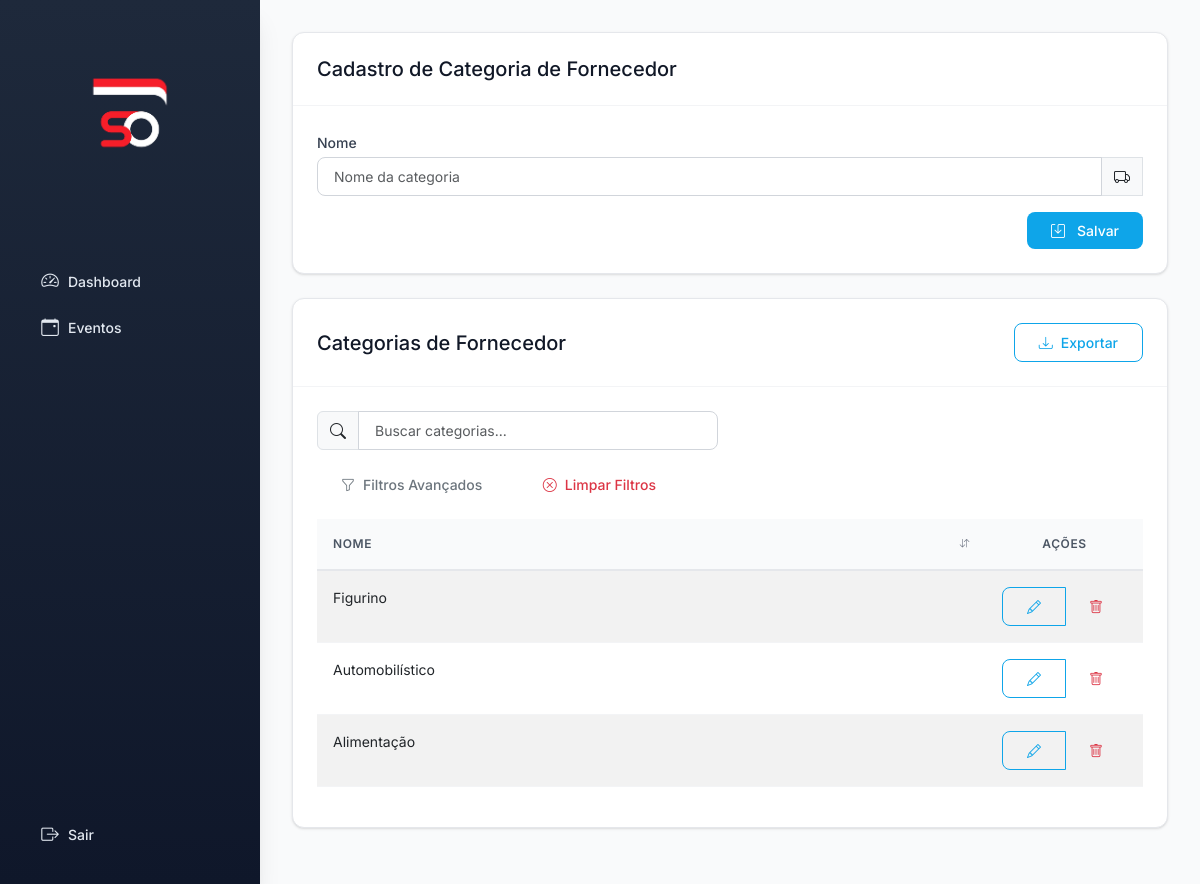
Screenshot of /cadastros/categorias-fornecedor with the database file from the repository.
### models.py (models this page shows)
class CategoriaFornecedor(db.Model):
    __tablename__ = 'categoria_fornecedor'
    id_categoria_fornecedor = db.Column(db.Integer, primary_key=True)
    nome = db.Column(db.String, nullable=False)
    fornecedores = db.relationship('Fornecedor', backref='categoria')

### app.py (the view)
@app.route('/cadastros/categorias-fornecedor', methods=['GET', 'POST'])
def cadastrar_categoria_fornecedor():
    form = CategoriaFornecedorForm()
    if form.validate_on_submit():
        nova = CategoriaFornecedor(nome=form.nome.data)
        db.session.add(nova)
        db.session.commit()
        flash('Categoria cadastrada com sucesso!', 'success')
        return redirect(url_for('cadastrar_categoria_fornecedor'))
    categorias = CategoriaFornecedor.query.all()
    return render_template('categorias_fornecedor.html', form=form, categorias=categorias)

### forms.py
class CategoriaFornecedorForm(FlaskForm):
    nome = StringField('Nome', validators=[InputRequired()])

### templates/categorias_fornecedor.html (shortened to what this page needs)
{% extends 'base.html' %}
{% block content %}
<div class="card mb-4">
    <div class="card-header d-flex justify-content-between align-items-center">
        <h5 class="mb-0">Cadastro de Categoria de Fornecedor</h5>
    </div>
    <div class="card-body">
        <form method="POST" class="needs-validation" novalidate>
            <div class="mb-3">
                {{ form.nome.label(class="form-label") }}
                <div class="input-group">
                    {{ form.nome(class="form-control", placeholder="Nome da categoria", required=true) }}
                    <span class="input-group-text"><i class="bi bi-truck"></i></span>
                </div>
            </div>
            <div class="d-flex justify-content-end">
                <button type="submit" class="btn btn-primary">
                    <i class="bi bi-save me-2"></i>Salvar
                </button>
            </div>
        </form>
    </div>
</div>
<div class="card">
    <div class="card-header d-flex justify-content-between align-items-center">
        <h5 class="mb-0">Categorias de Fornecedor</h5>
        <div>
            <button class="btn btn-sm btn-outline-primary" id="btnExportar">
                <i class="bi bi-download me-1"></i>Exportar
            </button>
        </div>
    </div>
    <div class="card-body">
        {% if categorias %}
        <div class="row mb-3">
            <div class="col-md-6">
                <div class="input-group">
                    <span class="input-group-text"><i class="bi bi-search"></i></span>
                    <input type="text" class="form-control" id="searchInput" placeholder="Buscar categorias..." onkeyup="searchTable()">
                </div>
            </div>
        </div>
        <div class="table-responsive">
            <table class="table table-hover table-striped sortable-table" id="categoriasFornecedorTable">
                <thead>
                    <tr>
                        <th>Nome</th>
                        <th class="text-center no-sort" style="width: 150px;">Ações</th>
                    </tr>
                </thead>
                <tbody>
                    {% for cat in categorias %}
                    <tr>
                        <td>{{ cat.nome }}</td>
                        <td class="text-center">
                            <div class="btn-group" role="group">
                                <a href="{{ url_for('editar_categoria_fornecedor', id=cat.id_categoria_fornecedor) }}" class="btn btn-sm btn-outline-primary" title="Editar">
                                    <i class="bi bi-pencil"></i>
                                </a>
                                <a href="{{ url_for('excluir_categoria_fornecedor', id=cat.id_categoria_fornecedor) }}" class="btn btn-sm btn-outline-danger"
                                   onclick="return confirm('Tem certeza que deseja excluir esta categoria?')" title="Excluir">
                                    <i class="bi bi-trash"></i>
                                </a>
                            </div>
                        </td>
                    </tr>
                    {% endfor %}
                </tbody>
            </table>
        </div>
        {% else %}
        <div class="alert alert-info">
            <i class="bi bi-info-circle me-2"></i>Nenhuma categoria de fornecedor cadastrada.
        </div>
        {% endif %}
    </div>
</div>
{% endblock %}

### static/style-modern.css (style rules this page uses)
:root { --primary-900: #0f172a; --primary-800: #1e293b; --primary-700: #334155; --primary-600: #475569; --primary-500: #64748b; --primary-400: #94a3b8; --primary-300: #cbd5e1; --primary-200: #e2e8f0; --primary-100: #f1f5f9; --primary-50: #f8fafc; --accent: #0ea5e9; --accent-light: #38bdf8; --accent-dark: #0284c7; --accent-50: #f0f9ff; --accent-100: #e0f2fe; --gray-50: #f9fafb; --gray-100: #f3f4f6; --gray-200: #e5e7eb; --gray-300: #d1d5db; --gray-400: #9ca3af; --gray-500: #6b7280; --gray-600: #4b5563; --gray-700: #374151; --gray-800: #1f2937; --gray-900: #111827; --success-light: #d1fae5; --success: #10b981; --success-dark: #059669; --warning-light: #fed7aa; --warning: #f59e0b; --warning-dark: #d97706; --danger-light: #fee2e2; --danger: #ef4444; --danger-dark: #dc2626; --info-light: #dbeafe; --info: #3b82f6; --info-dark: #2563eb; --spacing-xs: 0.25rem; --spacing-sm: 0.5rem; --spacing-md: 1rem; --spacing-lg: 1.5rem; --spacing-xl: 2rem; --spacing-2xl: 3rem; --font-sans: 'Inter', -apple-system, BlinkMacSystemFont, 'Segoe UI', 'Roboto', sans-serif; --font-size-xs: 0.75rem; --font-size-sm: 0.875rem; --font-size-base: 1rem; --font-size-lg: 1.125rem; --font-size-xl: 1.25rem; --font-size-2xl: 1.5rem; --font-size-3xl: 1.875rem; --radius-sm: 0.375rem; --radius-md: 0.5rem; --radius-lg: 0.75rem; --radius-xl: 1rem; --radius-2xl: 1.5rem; --radius-full: 9999px; --shadow-xs: 0 1px 2px 0 rgb(0 0 0 / 0.05); --shadow-sm: 0 1px 3px 0 rgb(0 0 0 / 0.1), 0 1px 2px -1px rgb(0 0 0 / 0.1); --shadow-md: 0 4px 6px -1px rgb(0 0 0 / 0.1), 0 2px 4px -2px rgb(0 0 0 / 0.1); --shadow-lg: 0 10px 15px -3px rgb(0 0 0 / 0.1), 0 4px 6px -4px rgb(0 0 0 / 0.1); --shadow-xl: 0 20px 25px -5px rgb(0 0 0 / 0.1), 0 8px 10px -6px rgb(0 0 0 / 0.1); --transition-fast: 150ms cubic-bezier(0.4, 0, 0.2, 1); --transition-base: 250ms cubic-bezier(0.4, 0, 0.2, 1); --transition-slow: 350ms cubic-bezier(0.4, 0, 0.2, 1); --z-base: 0; --z-dropdown: 10; --z-sticky: 20; --z-fixed: 30; --z-modal-backdrop: 40; --z-modal: 50; --z-popover: 60; --z-tooltip: 70; }
* { box-sizing: border-box; }
body { font-family: var(--font-sans); font-size: var(--font-size-base); line-height: 1.5; color: var(--gray-700); background-color: var(--gray-50); -webkit-font-smoothing: antialiased; -moz-osx-font-smoothing: grayscale; }
.card { background: white; border: 1px solid var(--gray-200); border-radius: var(--radius-lg); box-shadow: var(--shadow-sm); margin-bottom: var(--spacing-lg); transition: all var(--transition-base); }
.card-header { background: transparent; border-bottom: 1px solid var(--gray-100); padding: var(--spacing-lg); font-weight: 600; font-size: var(--font-size-lg); color: var(--gray-900); }
.card-body { padding: var(--spacing-lg); }
.btn { padding: var(--spacing-sm) var(--spacing-lg); border-radius: var(--radius-md); font-weight: 500; font-size: var(--font-size-sm); transition: all var(--transition-fast); border: none; display: inline-flex; align-items: center; gap: var(--spacing-xs); cursor: pointer; }
.btn-primary { background-color: var(--accent); color: white; }
.btn-outline-primary { background-color: transparent; color: var(--accent); border: 1.5px solid var(--accent); }
.form-control, .form-select { border: 1.5px solid var(--gray-300); border-radius: var(--radius-md); padding: var(--spacing-sm) var(--spacing-md); font-size: var(--font-size-sm); transition: all var(--transition-fast); background-color: white; }
.form-label { font-weight: 500; color: var(--gray-700); margin-bottom: var(--spacing-xs); font-size: var(--font-size-sm); }
.table { border-collapse: separate; border-spacing: 0; }
.table thead th { background-color: var(--gray-50); font-weight: 600; text-transform: uppercase; font-size: var(--font-size-xs); letter-spacing: 0.05em; color: var(--gray-600); padding: var(--spacing-md); border-bottom: 2px solid var(--gray-200); }
.table tbody td { padding: var(--spacing-md); border-bottom: 1px solid var(--gray-100); font-size: var(--font-size-sm); }

### rows the page displays
CategoriaFornecedor: nome "Figurino"
CategoriaFornecedor: nome "Automobilístico"
CategoriaFornecedor: nome "Alimentação"
